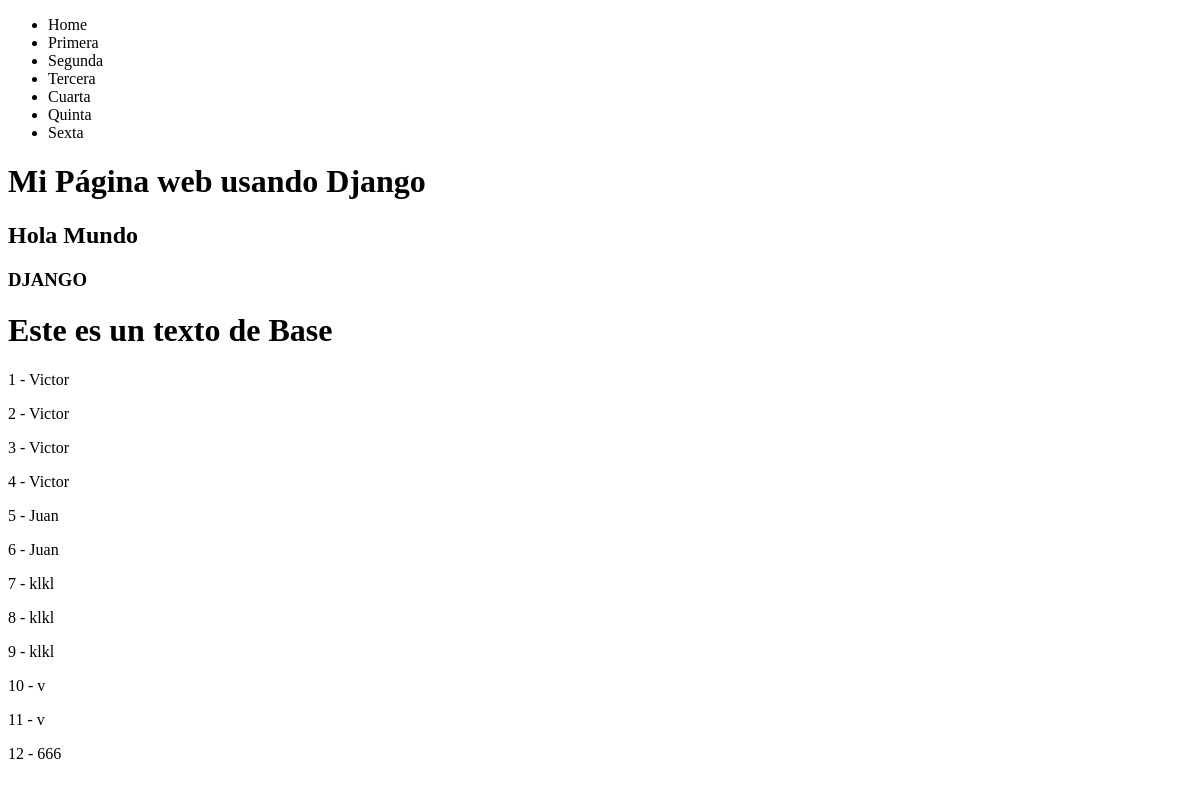
Page /personas/ on the earlier database version.
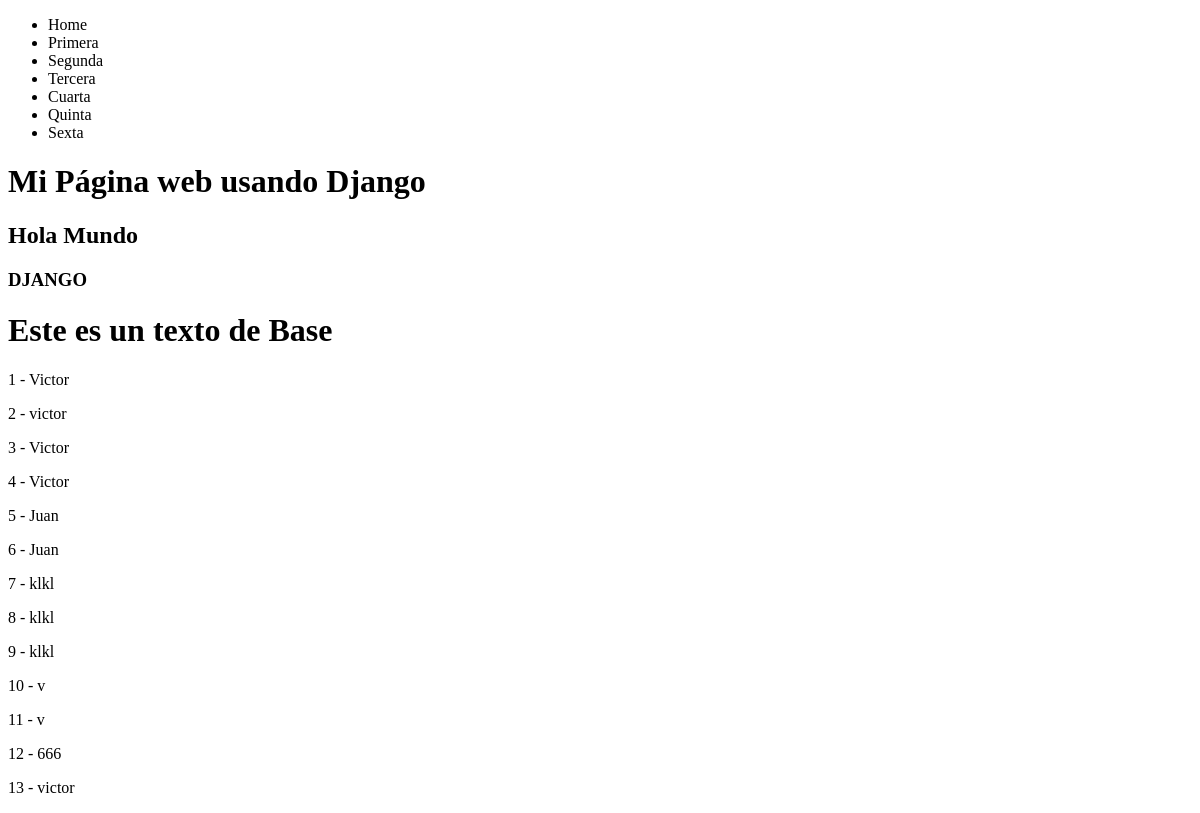
Same page on the later database version.
### personas/models.py (models this page shows)
class Persona(models.Model):
    nombre    = models.CharField(max_length = 100, blank=False)
    apellidos = models.CharField(max_length = 100, blank=False)
    edad      = models.IntegerField()
    email     = models.CharField(max_length = 100)
    donador   = models.BooleanField(default=False)
    dni       = models.CharField(max_length = 8, null=True)
    telefono  = models.CharField(max_length = 9, null=True)

### personas/views.py (the view)
# urls.py: path('personas/', personasListView, name = 'listing'),
def personasListView(request):
    queryset = Persona.objects.all()
    context = {
        'objectList': queryset,
    }
    return render(request, 'personas/personasLista.html', context)

### templates/personas/personasLista.html (shortened to what this page needs)
<!DOCTYPE HTML>
<html>
  <head>
  </head>
  <body>
    {% extends 'base.html' %}
    {% block content %}
    {% for instance in objectList %}
      <p> {{instance.id}} - {{instance.nombre}}</p>
    {% endfor %}
    {% endblock %}

Differences in the rows shown:
changed Persona id 2: nombre "Victor" → "victor"
added Persona: id "13", nombre "victor"
